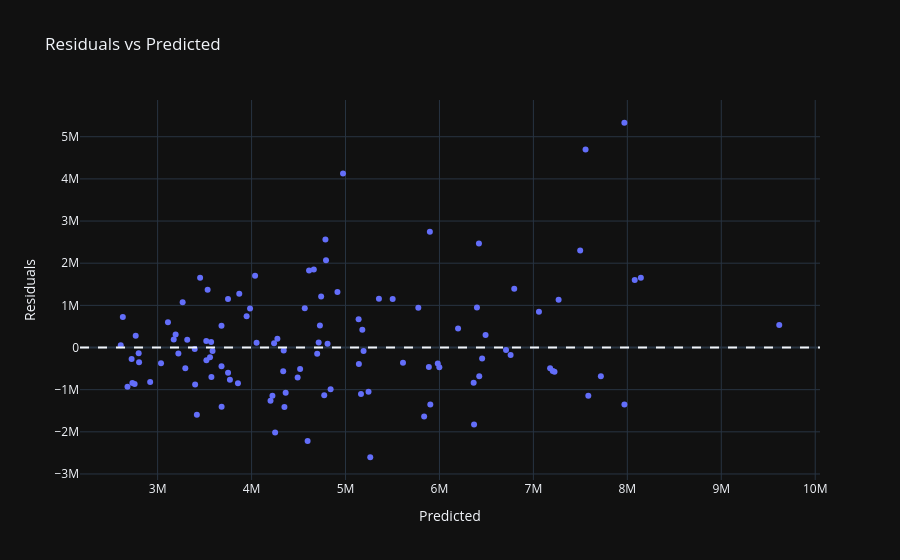

Notebook code cell kept with this figure:
### Code cell
residuals = y_test - y_test_pred

df_res = pd.DataFrame({
    'Predicted': y_test_pred,
    'Residuals': residuals
})

fig = px.scatter(
    df_res,
    x='Predicted',
    y='Residuals',
    title='Residuals vs Predicted'
)

fig.add_hline(y=0, line_dash='dash')
